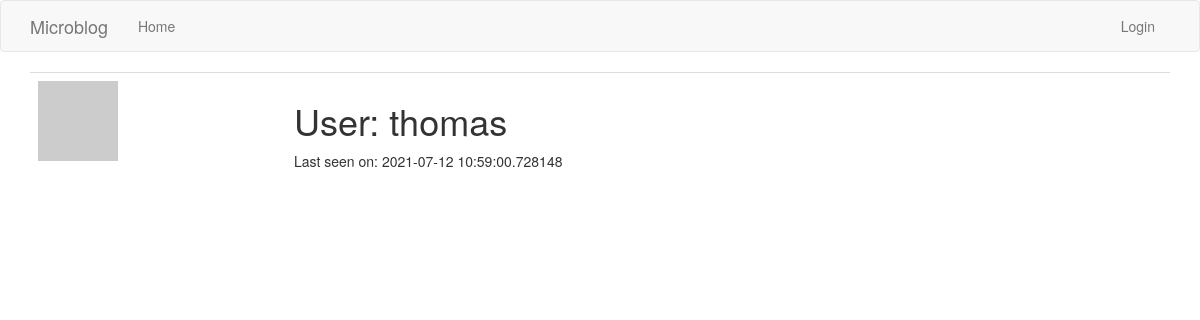
Before: /user/thomas with the older database file.
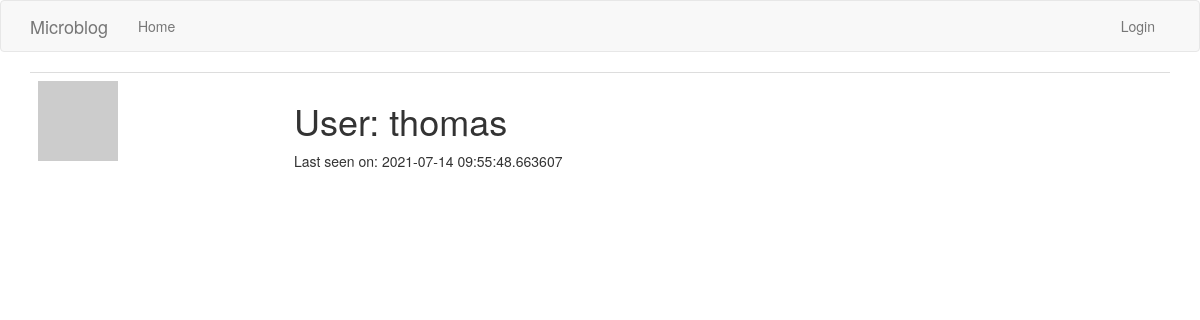
After: the same page with the newer database file.
### app/models.py (models this page shows, shortened)
class User(UserMixin, db.Model):
    id = db.Column(db.Integer, primary_key=True)
    username = db.Column(db.String(64), index=True, unique=True)
    email = db.Column(db.String(120), index=True, unique=True)
    password_hash = db.Column(db.String(128))
    admin = db.Column(db.Boolean)
    about_me = db.Column(db.String(140))
    last_seen = db.Column(db.DateTime, default=datetime.utcnow)
    def avatar(self, size):
        digest = md5(self.email.lower().encode('utf-8')).hexdigest()
        return 'https://www.gravatar.com/avatar/{}?d=identicon&s={}'.format(digest, size)

### app/routes.py (the view)
@app.route('/user/<username>')
def user(username):
    user = User.query.filter_by(username=username).first()
    return render_template('user.html', user=user)

### app/routes.py (called while the page is built)
@app.before_request
def before_request():
    if not current_user.is_anonymous:
        current_user.last_seen = datetime.utcnow()
        db.session.commit()

### app/templates/user.html (shortened to what this page needs)
{% extends "base.html" %}
{% block app_content %}
    <table class="table table-hover">
        <tr>
            <td width="256px"><img src="{{ user.avatar(256) }}"></td>
            <td>
                <h1>User: {{ user.username }}</h1>
                {% if user.last_seen %}<p>Last seen on: {{ user.last_seen }}</p>{% endif %}
            </td>
        </tr>
    </table>
{% endblock %}

### app/templates/base.html (shortened to what this page needs)
{% extends 'bootstrap/base.html' %}
{% block navbar %}
    <nav class="navbar navbar-default">
        <div class="container">
            <div class="navbar-header">
                <a class="navbar-brand" href="{{ url_for('index') }}">Microblog</a>
            </div>
            <div class="collapse navbar-collapse" id="bs-example-navbar-collapse-1">
                <ul class="nav navbar-nav">
                    <li><a href="{{ url_for('index') }}">Home</a></li>
                </ul>
                <ul class="nav navbar-nav navbar-right">
                    {% if current_user.is_anonymous %}
                    <li><a href="{{ url_for('login') }}">Login</a></li>
                    {% else %}
                    <li><a href="{{ url_for('user', username=current_user.username) }}">Profile</a></li>
                    <li><a href="{{ url_for('logout') }}">Logout</a></li>
                    {% endif %}
                </ul>
            </div>
        </div>
    </nav>
{% endblock %}
{% block content %}
    <div class="container">
        {% block app_content %}{% endblock %}
    </div>
{% endblock %}

Changed rows visible on the page:
changed User "thomas": last_seen "2021-07-12 10:59:00.728148" → "2021-07-14 09:55:48.663607"
